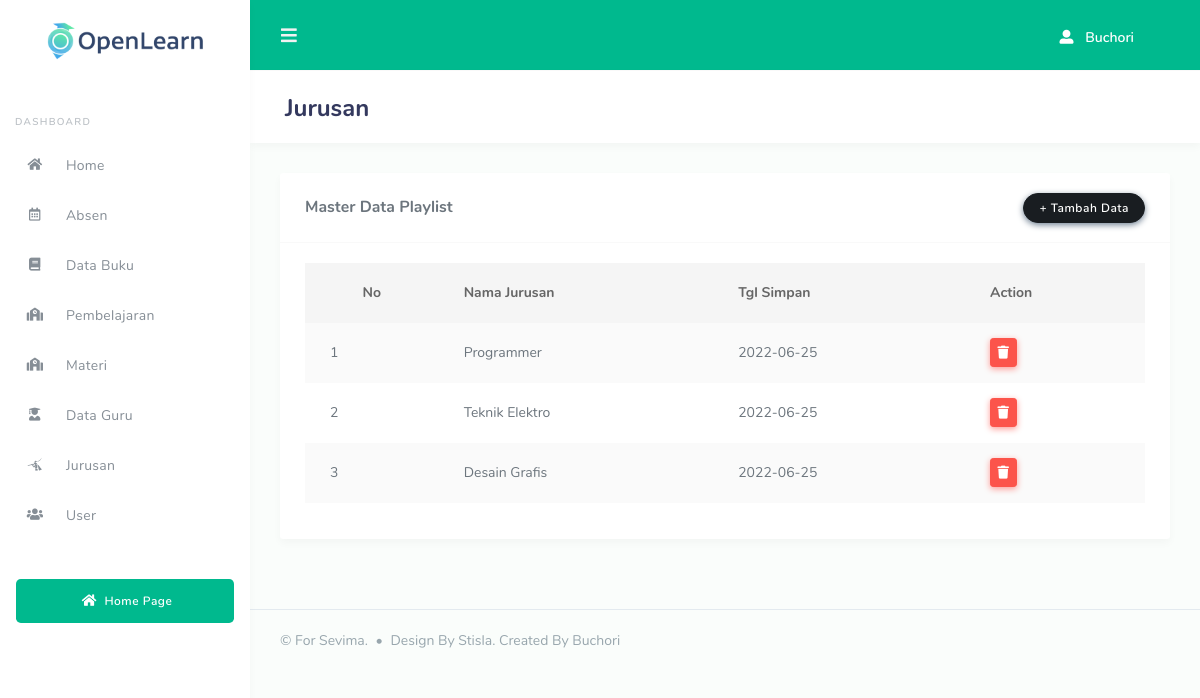
Screenshot of /codeigniter-sevima/index.php/jurusan/home with the database file from the repository.
### tables this page shows
CREATE TABLE `sevima_jurusan` (
  `id_jurusan` int(11) NOT NULL,
  `nama_jurusan` varchar(256) NOT NULL,
  `diinput_tgl` date DEFAULT NULL
);

### codeigniter-sevima/application/controllers/Jurusan.php (called while the page is built, shortened)
<?php
class Jurusan extends CI_Controller {
	function __construct(){
		$this->load->model('Jurusan_model');
	}
	public function home()
	{
        $data['jurusan'] = $this->Jurusan_model->getAll();
		$this->load->view('layout/dashboard/header');
		$this->load->view('dashboard/jurusan', $data);
		$this->load->view('layout/dashboard/footer');
	}
}

### codeigniter-sevima/index.php (called while the page is built, shortened)
<?php
require_once BASEPATH.'core/CodeIgniter.php';

### codeigniter-sevima/application/models/Jurusan_model.php (called while the page is built, shortened)
<?php
class Jurusan_model extends CI_Model {
    public function getAll()
    {
        return $this->db->get('sevima_jurusan')->result();
    }
}

### codeigniter-sevima/application/views/dashboard/jurusan.php (the view, shortened to what this page needs)
<div class="main-content">
    <section class="section">
      <div class="section-header ">
        <h1>Jurusan</h1>
      </div>
      <div class="section-body">
        <div class="row">
          <div class="col-12">
            <div class="card">
              <div class="card-header">
                <h4>Master Data Playlist</h4>
                <a href="" class="btn btn-dark ml-auto" data-toggle="modal" data-target="#add-gallery">+ Tambah Data</a>
              </div>
              <div class="card-body">
                <div class=" ">
                  <table class="table table-striped display nowrap" style="width:100%" id="tb-admin_md">
                    <thead>
                      <tr>
                        <th class="text-center">
                         No
                        </th>
                        <th> Nama Jurusan</th>
                        <th>Tgl Simpan</th>
                        <th>Action</th>
                      </tr>
                    </thead>
                    <tbody>
                      <?php $no=1; foreach($jurusan as $row):?>
                      <tr id="<?= $row->id_jurusan?>">
                        <td>
                         <?= $no++?>
                        </td>
                        <td><?=$row->nama_jurusan?></td>
                        <td><?=$row->diinput_tgl?></td>
                        <td>
                            <button type="" class="btn btn-danger btn-sm" id="remove">
                                <i class="fas fa-trash"></i>
                            </button>
                        </td>
                      </tr>
                      <?php endforeach; ?>
                    </tbody>
                  </table>
                </div>
              </div>
            </div>
          </div>
        </div>
      </div>
    </section>
</div>

### rows the page displays
sevima_jurusan: nama_jurusan "Programmer", diinput_tgl "2022-06-25"
sevima_jurusan: nama_jurusan "Teknik Elektro", diinput_tgl "2022-06-25"
sevima_jurusan: nama_jurusan "Desain Grafis", diinput_tgl "2022-06-25"
